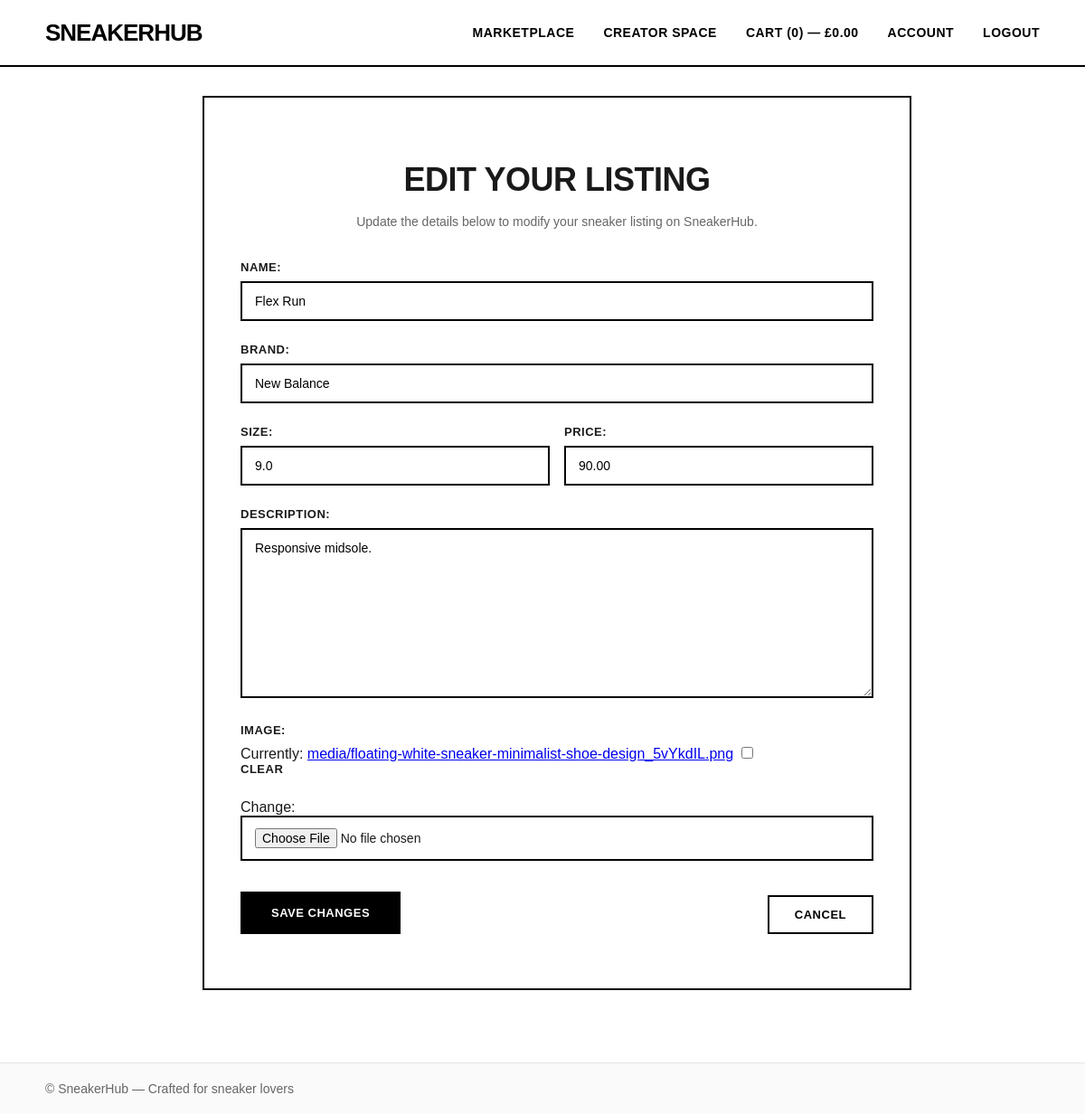
The page /listings/edit/28/ (signed in) on the database its author committed.
### marketplace/models.py (models this page shows, shortened)
class Sneaker(models.Model):
    name = models.CharField(max_length=255)
    brand = models.CharField(max_length=255)
    size = models.DecimalField(max_digits=4, decimal_places=1)
    price = models.DecimalField(max_digits=10, decimal_places=2)
    description = models.TextField(blank=True, null=True)
    image = models.ImageField(upload_to='media/', blank=True, null=True)
    owner = models.ForeignKey(
        settings.AUTH_USER_MODEL,
        on_delete=models.CASCADE,
        related_name='sneakers'
    )
    created_at = models.DateTimeField(auto_now_add=True)
    updated_at = models.DateTimeField(auto_now=True)
    is_sold = models.BooleanField(default=False)

### listings/views.py (the view)
# urls.py: path('listings/edit/<int:sneaker_id>/', editListingView, name='edit_listing'),
@login_required
def editListingView(request, sneaker_id):
    sneaker = get_object_or_404(Sneaker, id=sneaker_id, owner=request.user)
    if request.method == 'POST':
        form = ListingCreationForm(request.POST, request.FILES, instance=sneaker)
        if form.is_valid():
            form.save()
            return redirect('sneaker_detail', sneaker_id=sneaker.id)
    else:
        form = ListingCreationForm(instance=sneaker)
    return render(request, 'edit_listing.html', {'form': form, 'sneaker': sneaker})

### listings/forms.py (shortened to what this page needs)
class ListingCreationForm(forms.ModelForm):
    class Meta:
        model = Sneaker
        fields = ['name', 'brand', 'size', 'price', 'description', 'image']

### cart/context_processors.py (called while the page is built, shortened)
def cart_totals(request):
    cart = request.session.get('cart', {})
    count = 0
    total = 0.0
    return {'cart': {'count': count, 'total': total}}

### templates/edit_listing.html (shortened to what this page needs)
{% extends 'base.html' %}
{% load static %}
{% block content %}
<section class="create-listing-section">
    <div class="container">
        <div class="create-card">
            <h1>Edit Your Listing</h1>
            <p class="create-listing-subtitle">Update the details below to modify your sneaker listing on SneakerHub.</p>
            <form method="post" enctype="multipart/form-data" class="create-listing-form">
                <div class="form-group">
                    {{ form.name.label_tag }}
                    {{ form.name }}
                </div>
                <div class="form-group">
                    {{ form.brand.label_tag }}
                    {{ form.brand }}
                </div>
                <div class="form-row">
                    <div class="form-group form-half">
                        {{ form.size.label_tag }}
                        {{ form.size }}
                    </div>
                    <div class="form-group form-half">
                        {{ form.price.label_tag }}
                        {{ form.price }}
                    </div>
                </div>
                <div class="form-group">
                    {{ form.description.label_tag }}
                    {{ form.description }}
                </div>
                <div class="form-group">
                    {{ form.image.label_tag }}
                    {{ form.image }}
                </div>
                <div class="form-actions">
                    <button type="submit" class="btn-primary">Save Changes</button>
                    <a href="{% url 'marketplace' %}" class="btn-secondary create-btn">Cancel</a>
                </div>
            </form>
        </div>
    </div>
</section>
{% endblock %}

### static/css/styles.css (style rules this page uses)
body { margin: 0; font-family: Arial, sans-serif; background: white; color: #1a1a1a; }
.container { width: 100%; max-width: 1100px; margin: 0 auto; padding: 0 16px; }
.btn-primary { display: inline-block; background: #000; color: #fff; padding: 14px 32px; border-radius: 0; text-decoration: none; font-weight: 900; border: 2px solid #000; cursor: pointer; text-transform: uppercase; letter-spacing: 0.5px; font-size: 13px; transition: all 0.3s ease; margin-bottom: 10px; }
.btn-secondary { display: inline-block; background: #fff; color: #000; padding: 12px 28px; border-radius: 0; text-decoration: none; font-weight: 900; border: 2px solid #000; cursor: pointer; margin-bottom: 20px; text-transform: uppercase; letter-spacing: 0.5px; font-size: 13px; transition: all 0.3s ease; }
.create-card { background: #fff; border: 2px solid #000; border-radius: 0; padding: 40px; max-width: 700px; margin: 0 auto; }
.create-card h1 { font-size: 36px; margin-bottom: 12px; text-align: center; font-weight: 900; text-transform: uppercase; letter-spacing: -0.5px; }
.create-listing-subtitle { color: #666; margin-bottom: 32px; text-align: center; font-size: 14px; line-height: 1.6; }
.create-listing-form .form-group { margin-bottom: 24px; }
.create-listing-form label { display: block; margin-bottom: 8px; font-weight: 700; text-transform: uppercase; letter-spacing: 0.5px; font-size: 13px; }
.create-listing-form input[type="text"], .create-listing-form input[type="number"], .create-listing-form input[type="file"], .create-listing-form textarea { width: 100%; padding: 12px 14px; border: 2px solid #000; border-radius: 0; font-size: 14px; box-sizing: border-box; font-family: inherit; transition: all 0.3s ease; }
.form-row { display: flex; gap: 16px; }
.form-half { flex: 1; }
.form-actions { margin-top: 32px; display: flex; justify-content: space-between; align-items: center; gap: 12px; }
.form-actions .btn-primary { order: 1; }
.form-actions .create-btn { order: 2; margin-top: 2%; }
.form-actions { margin-top: 20px; display: flex; gap: 12px; align-items: center; }

### rows shown on the page
Sneaker: name "Flex Run", brand "New Balance", size "9.0", price "90.00", description "Responsive midsole."

### other values the page prints
{{ cart.count|default:0 }} "0"
{{ cart.total|default:0|floatformat:2 }} "0.00"
